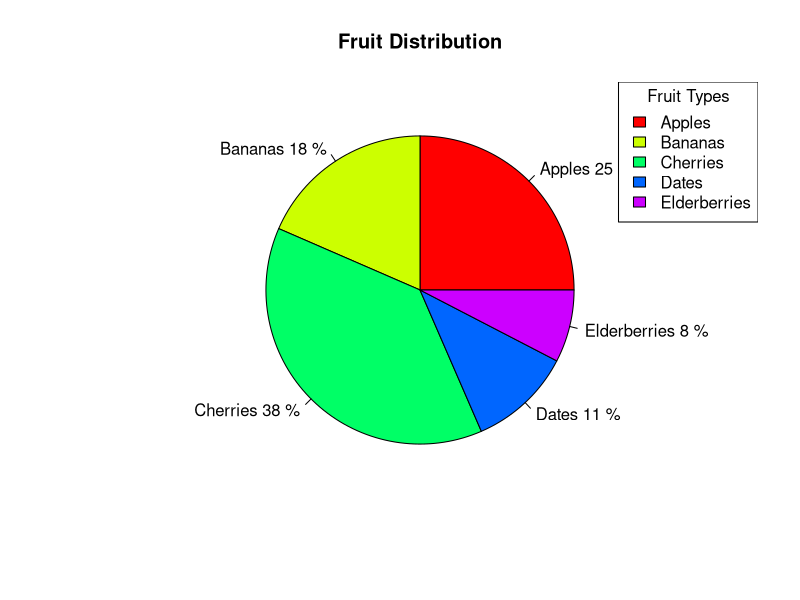

Here is the R script that generated this plot:
# Filename: _040_piechart.R
# Title: Pie Chart in R
# Author: Raghava | GitHub: @raghavtwenty
# Date Created: June 14, 2024 | Last Updated: June 14, 2024
# Language: R | Version: 4.4.0

# Create data vectors
fruit <- c("Apples", "Bananas", "Cherries", "Dates", "Elderberries")
counts <- c(23, 17, 35, 10, 7)

# Calculate percentages
percentages <- round(counts / sum(counts) * 100)

# Create labels with percentages
labels <- paste(fruit, percentages, "%")

# Customized pie chart
pie(counts,
    labels = labels,
    col = rainbow(length(fruit)),   # Use rainbow colors
    main = "Fruit Distribution",
)    # Main title

# Adding a legend
legend("topright",
    legend = fruit,
    fill = rainbow(length(fruit)),
    title = "Fruit Types",
)
